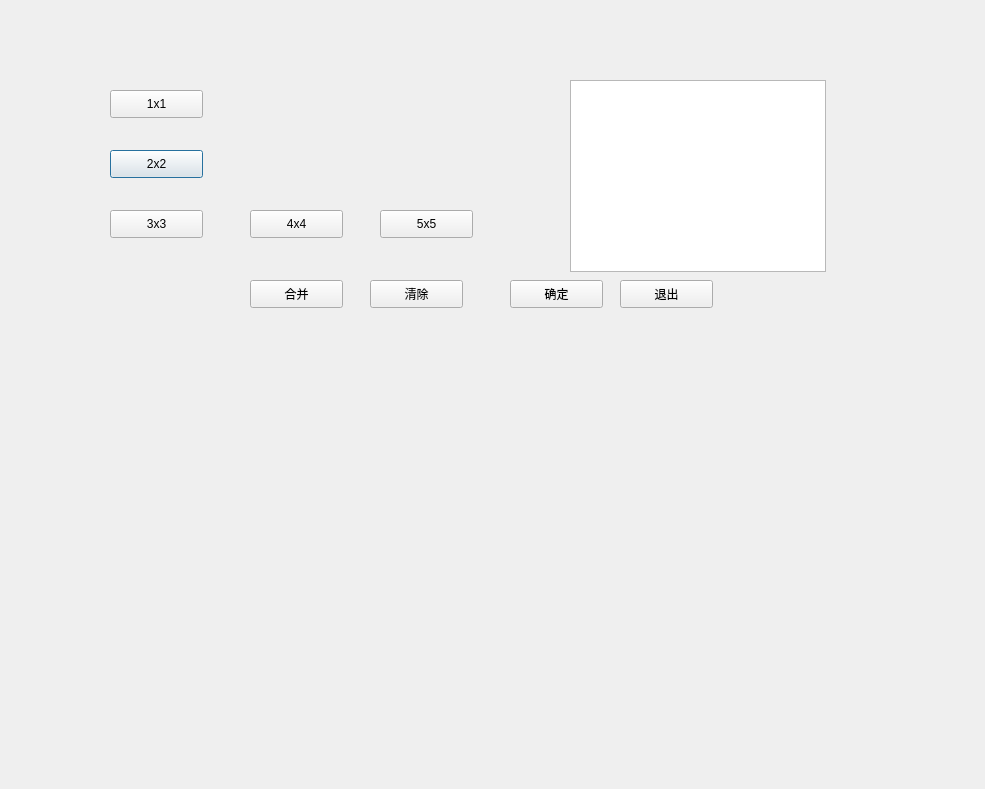
<?xml version="1.0" encoding="UTF-8"?>
<ui version="4.0">
 <class>playformnewdialog</class>
 <widget class="QDialog" name="playformnewdialog">
  <property name="geometry">
   <rect>
    <x>0</x>
    <y>0</y>
    <width>985</width>
    <height>789</height>
   </rect>
  </property>
  <property name="windowTitle">
   <string>Dialog</string>
  </property>
  <widget class="QPushButton" name="pushButton_2x2">
   <property name="geometry">
    <rect>
     <x>110</x>
     <y>150</y>
     <width>93</width>
     <height>28</height>
    </rect>
   </property>
   <property name="text">
    <string>2x2</string>
   </property>
  </widget>
  <widget class="QPushButton" name="pushButton_3x3">
   <property name="geometry">
    <rect>
     <x>110</x>
     <y>210</y>
     <width>93</width>
     <height>28</height>
    </rect>
   </property>
   <property name="text">
    <string>3x3</string>
   </property>
  </widget>
  <widget class="QPushButton" name="pushButton_1x1">
   <property name="geometry">
    <rect>
     <x>110</x>
     <y>90</y>
     <width>93</width>
     <height>28</height>
    </rect>
   </property>
   <property name="text">
    <string>1x1</string>
   </property>
  </widget>
  <widget class="QTreeView" name="treeView">
   <property name="geometry">
    <rect>
     <x>570</x>
     <y>80</y>
     <width>256</width>
     <height>192</height>
    </rect>
   </property>
  </widget>
  <widget class="QPushButton" name="pushButton_ok">
   <property name="geometry">
    <rect>
     <x>510</x>
     <y>280</y>
     <width>93</width>
     <height>28</height>
    </rect>
   </property>
   <property name="text">
    <string>确定</string>
   </property>
  </widget>
  <widget class="QPushButton" name="pushButton_exit">
   <property name="geometry">
    <rect>
     <x>620</x>
     <y>280</y>
     <width>93</width>
     <height>28</height>
    </rect>
   </property>
   <property name="text">
    <string>退出</string>
   </property>
  </widget>
  <widget class="QPushButton" name="pushButton_4x4">
   <property name="geometry">
    <rect>
     <x>250</x>
     <y>210</y>
     <width>93</width>
     <height>28</height>
    </rect>
   </property>
   <property name="text">
    <string>4x4</string>
   </property>
  </widget>
  <widget class="QPushButton" name="pushButton_merge">
   <property name="geometry">
    <rect>
     <x>250</x>
     <y>280</y>
     <width>93</width>
     <height>28</height>
    </rect>
   </property>
   <property name="text">
    <string>合并</string>
   </property>
  </widget>
  <widget class="QPushButton" name="pushButton_clear">
   <property name="geometry">
    <rect>
     <x>370</x>
     <y>280</y>
     <width>93</width>
     <height>28</height>
    </rect>
   </property>
   <property name="text">
    <string>清除</string>
   </property>
  </widget>
  <widget class="QPushButton" name="pushButton_5x5">
   <property name="geometry">
    <rect>
     <x>380</x>
     <y>210</y>
     <width>93</width>
     <height>28</height>
    </rect>
   </property>
   <property name="text">
    <string>5x5</string>
   </property>
  </widget>
 </widget>
 <resources/>
 <connections/>
</ui>
